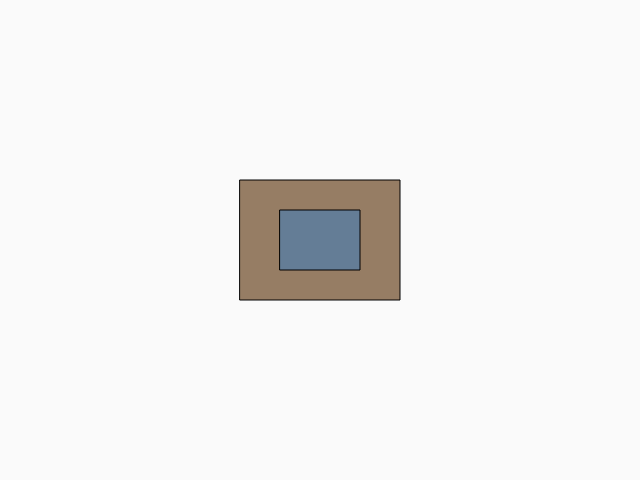
Frame 1 (no input)
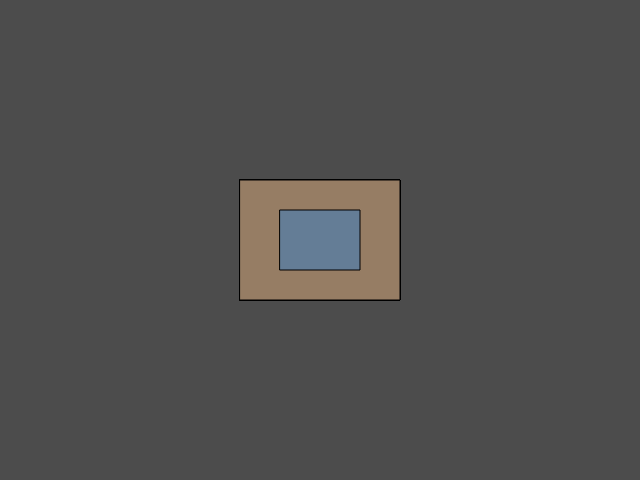
Frame 60 (no input)
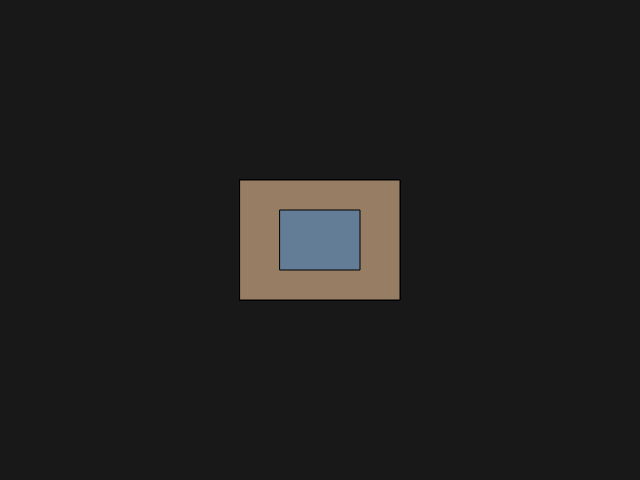
Frame 120 (the mouse pressed at the canvas centre since frame 60)

The p5.js sketch that drew these frames (run headless with seeded random() and noise() and a simulated clock; from frame 60 on, the mouse is pressed at the canvas centre):

// p5.js sketch
// ── sketch.js
var w = 640;
var h = 480;

function setup() {
  createCanvas(w, h);
}

function draw() {
  background(20, 15, 20, 5); // r, g, b, a (a is alpha transparency)
  fill(150, 125, 100);
  //BAD EXAMPLE - NO ASPECT RATIO
  //rect(320-50, 240-50, 100, 100);
  
  // BETTER MAYBE LAZY EXAMPLE
  rect(w/2-w/8, h/2-h/8, w/4, h/4);

  //BETTER WAY
  var recX = w/2; // Center width
  var recY = h/2; // Center height
  var recW = w/8; // rect width
  var recH = h/8; // rect height

  fill(100, 125, 150);
  //NOTE: -recW*0.5 will shift to center
  rect(recX-recW*0.5, recY-recH*0.5, recW, recH);
}
